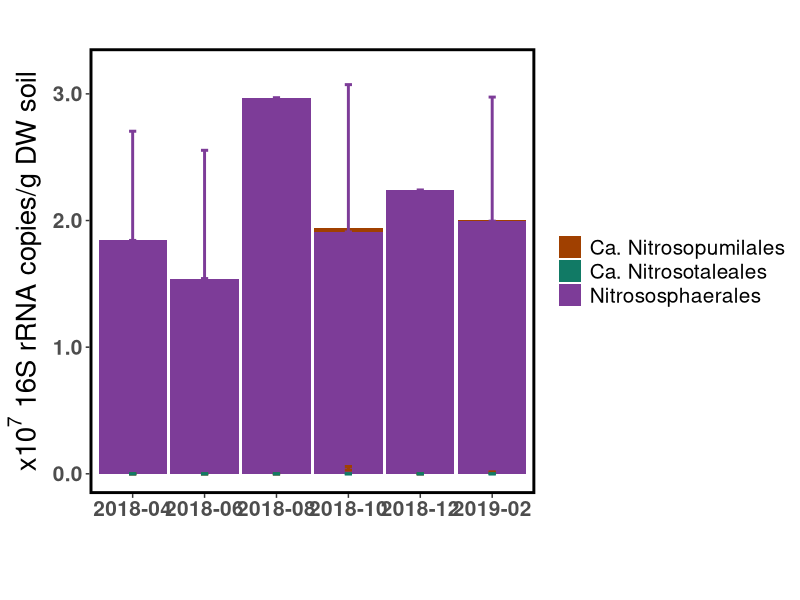
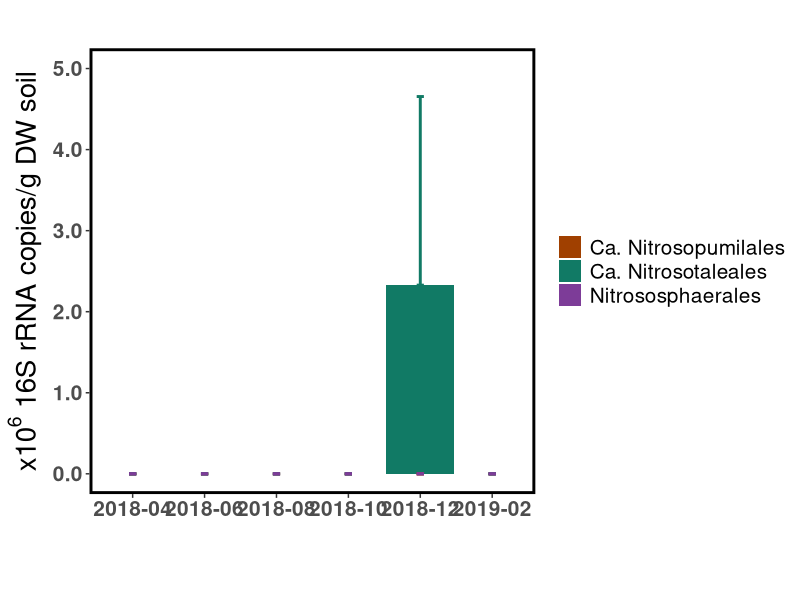

Source code (R) for these figures, in order:
################################################################################
#                                                                              #
# SSU- and 16S- based taxonomic composition of AOA and AOB                     #
#                                                                              #
# Author: Anna Burns                                                           #
# Last edited: 27.09.2024                                                      #
# Last tested: 27.09.2024                                                      #
#                                                                              #
################################################################################

################################################################################
# Required packages                                                            #
################################################################################

library(dplyr)
library(ggplot2)

################################################################################
# Data upload                                                                  #
################################################################################

aoa.16s <- read.csv('Data/16srRNA.aoa.absolute.csv')
ssu <- read.csv('Data/16srRNA.ssu.csv')
  
aob.16s <- read.csv('Data/16srRNA.aob.csv')
################################################################################
# Functions                                                                    #
################################################################################



################################################################################
# Code                                                                         #
################################################################################

# 16S AOA 

aoa.16s.sum <- aoa.16s %>% group_by(loc, season2, Order, group) %>% summarise(tot_abundance = sum(Abundance))

aoa.16s.sum2 <- aoa.16s.sum %>% group_by(loc, season2, Order) %>% summarise(mean = mean(tot_abundance), sd = sd(tot_abundance), n = n(), se = sd/sqrt(n))

aoa.16s.sum2$season2 <- factor(aoa.16s.sum2$season2, levels = c('18-Apr', '18-Jun', '18-Aug', '18-Oct', '18-Dec', '19-Feb'),
                              labels = c('2018-04', '2018-06', '2018-08', '2018-10', '2018-12', '2019-02'))

ggplot(aoa.16s.sum2[aoa.16s.sum2$loc == 'PW',], aes(x= season2, y = mean, group = Order)) + 
  geom_col(aes(fill = Order), width = .95) + 
  scale_fill_manual(values = c("#A04000","#117A65","#7D3C98")) + 
  scale_color_manual(values = c("#A04000","#117A65","#7D3C98")) +
  labs(y = expression(paste(x10^{7}, ' 16S rRNA copies/g DW soil')), x = '') + 
  scale_y_continuous(limits = c(0, 3.2e7), breaks = c(0, 1e7, 2e7, 3e7), labels = c('0.0', '1.0', '2.0', '3.0')) +
  scale_x_discrete(drop = FALSE) + 
  geom_errorbar(aes(ymax = mean + se, ymin = mean, color = Order), width = 0.1, linewidth = 1) +
  theme(axis.title=element_text(size=20,face = "bold"),axis.text=element_text(size=15,face = "bold"),
        title = element_text(size = 20, face = 'bold'),
        panel.border = element_rect(linetype = "solid", colour = "black", fill = NA, size=2),
        panel.background = element_rect(fill = NA),panel.grid.major = element_blank(),
        legend.text = element_text(size = 15),legend.key = element_rect(fill = NA),legend.title = element_blank(),
        legend.background = element_blank(),
        aspect.ratio = 1)

ggplot(aoa.16s.sum2[aoa.16s.sum2$loc == 'CW',], aes(x= season2, y = mean, group = Order)) + 
  geom_col(aes(fill = Order), width = .95) + 
  scale_fill_manual(values = c("#A04000","#117A65","#7D3C98")) + 
  scale_color_manual(values = c("#A04000","#117A65","#7D3C98")) +
  labs(y = expression(paste(x10^{6}, ' 16S rRNA copies/g DW soil')), x = '') + 
  scale_y_continuous(limits = c(0, 5e6), breaks = c(0, 1e6, 2e6, 3e6, 4e6, 5e6), labels = c('0.0', '1.0', '2.0', '3.0', '4.0', '5.0')) +
  scale_x_discrete(drop = FALSE) + 
  geom_errorbar(aes(ymax = mean + se, ymin = mean, color = Order), width = 0.1, linewidth = 1) +
  theme(axis.title=element_text(size=20,face = "bold"),axis.text=element_text(size=15,face = "bold"),
        title = element_text(size = 20, face = 'bold'),
        panel.border = element_rect(linetype = "solid", colour = "black", fill = NA, size=2),
        panel.background = element_rect(fill = NA),panel.grid.major = element_blank(),
        legend.text = element_text(size = 15),legend.key = element_rect(fill = NA),legend.title = element_blank(),
        legend.background = element_blank(),
        aspect.ratio = 1)

## 16S AOB

## SSU AOA PW

## SSU AOB PW

